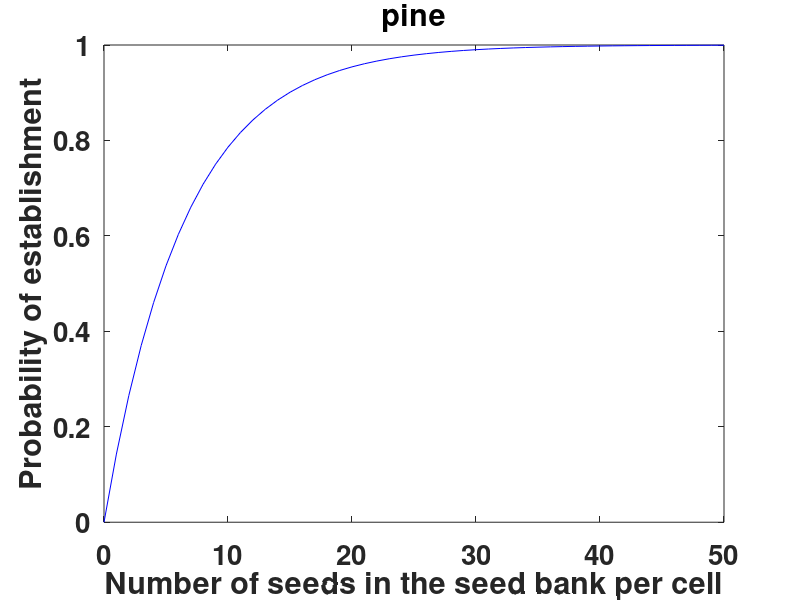
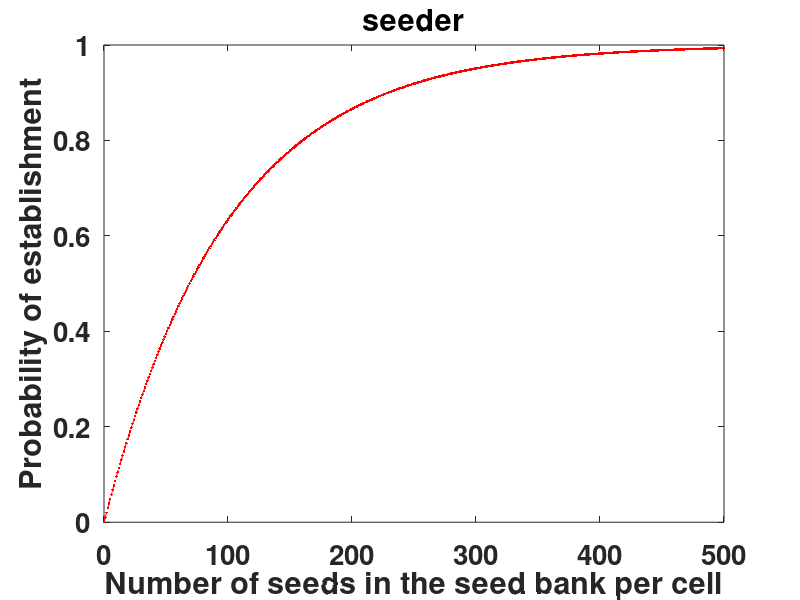
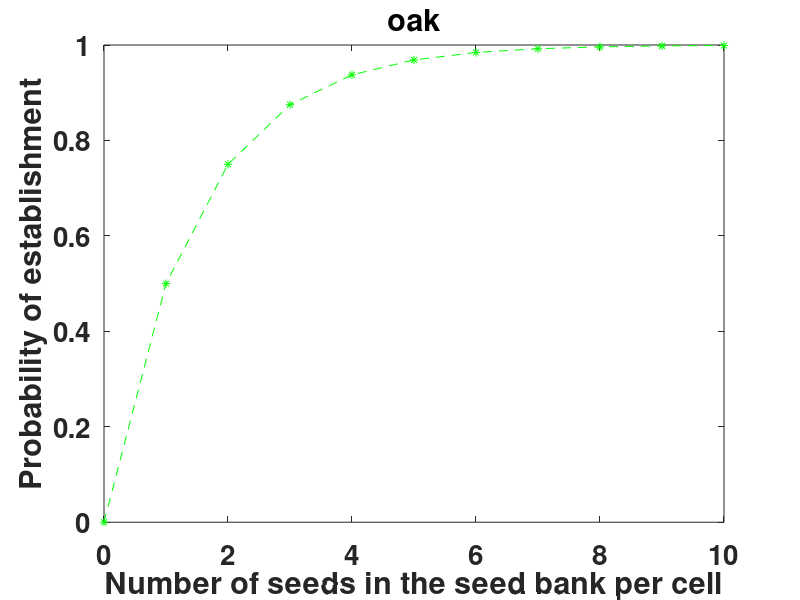

The MATLAB source for these figures, in order:

SB=0:1:50;
% m=100; %already per cell
est=7;
ProbS= 1-(1-1./est).^(SB);
figure
plot(SB,ProbS, 'b')
title('pine', 'fontsize',20, 'fontWeight','bold')
set(gca,'fontsize',20, 'fontWeight','bold');
xlabel('Number of seeds in the seed bank per cell'), ylabel('Probability of establishment')
set(gca,'fontsize',20, 'fontWeight','bold');
axis([0 50 0 1])
pause

SB=0:1:500;
% m=100; %already per cell
est=100;
ProbS= 1-(1-1./est).^(SB);
figure
plot(SB,ProbS,'r--.')
title('seeder', 'fontsize',20, 'fontWeight','bold')
set(gca,'fontsize',20, 'fontWeight','bold');
xlabel('Number of seeds in the seed bank per cell'), ylabel('Probability of establishment')
set(gca,'fontsize',20, 'fontWeight','bold');
axis([0 500 0 1])
pause

SB=0:1:10;
% m=100; %already per cell
est=2;
ProbS= 1-(1-1./est).^(SB);
figure
plot(SB,ProbS, 'g--*')
title('oak', 'fontsize',20, 'fontWeight','bold')
set(gca,'fontsize',20, 'fontWeight','bold');
xlabel('Number of seeds in the seed bank per cell'), ylabel('Probability of establishment')
set(gca,'fontsize',20, 'fontWeight','bold');
axis([0 10 0 1])



pause
